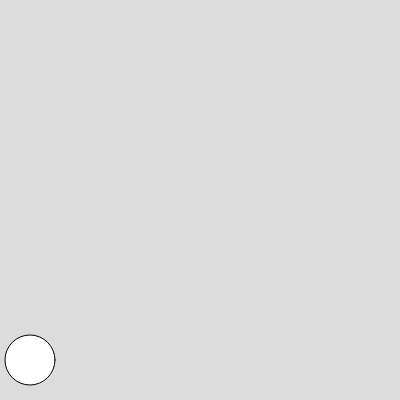
Frame 1 (no input)
Frame 60 (no input): identical to frame 1, image omitted
Frame 120 (the mouse pressed at the canvas centre since frame 60): identical to frame 1, image omitted

The p5.js sketch that drew this single still picture (run headless with seeded random() and noise() and a simulated clock; from frame 60 on, the mouse is pressed at the canvas centre):

// p5.js sketch
// ── sketch.js
function setup() {
  createCanvas(400, 400);
}

function draw() {
  background(220);

  circle(30, 360, 50);

}
